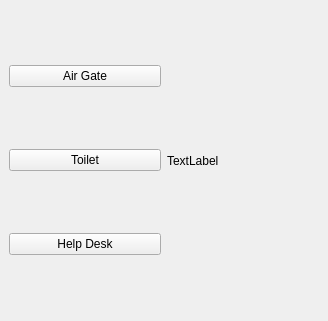
<?xml version="1.0" encoding="UTF-8"?>
<ui version="4.0">
 <class>MainWindowDesign</class>
 <widget class="QMainWindow" name="MainWindowDesign">
  <property name="geometry">
   <rect>
    <x>0</x>
    <y>0</y>
    <width>328</width>
    <height>321</height>
   </rect>
  </property>
  <property name="windowTitle">
   <string>QRosApp</string>
  </property>
  <property name="windowIcon">
   <iconset resource="../resources/images.qrc">
    <normaloff>:/images/icon.png</normaloff>:/images/icon.png</iconset>
  </property>
  <property name="locale">
   <locale language="English" country="Australia"/>
  </property>
  <widget class="QWidget" name="centralwidget">
   <layout class="QHBoxLayout">
    <item>
     <layout class="QVBoxLayout" name="menu">
      <item>
       <widget class="QPushButton" name="airGateBtn">
        <property name="text">
         <string>Air Gate</string>
        </property>
       </widget>
      </item>
      <item>
       <widget class="QPushButton" name="toiletBtn">
        <property name="text">
         <string>Toilet</string>
        </property>
       </widget>
      </item>
      <item>
       <widget class="QPushButton" name="helpDeskBtn">
        <property name="text">
         <string>Help Desk</string>
        </property>
       </widget>
      </item>
     </layout>
    </item>
    <item>
     <widget class="QLabel" name="img">
      <property name="text">
       <string>TextLabel</string>
      </property>
     </widget>
    </item>
   </layout>
  </widget>
  <action name="action_Quit">
   <property name="text">
    <string>&amp;Quit</string>
   </property>
   <property name="shortcut">
    <string>Ctrl+Q</string>
   </property>
   <property name="shortcutContext">
    <enum>Qt::ApplicationShortcut</enum>
   </property>
  </action>
  <action name="action_Preferences">
   <property name="text">
    <string>&amp;Preferences</string>
   </property>
  </action>
  <action name="actionAbout">
   <property name="text">
    <string>&amp;About</string>
   </property>
  </action>
  <action name="actionAbout_Qt">
   <property name="text">
    <string>About &amp;Qt</string>
   </property>
  </action>
 </widget>
 <resources>
  <include location="../resources/images.qrc"/>
 </resources>
 <connections>
  <connection>
   <sender>action_Quit</sender>
   <signal>triggered()</signal>
   <receiver>MainWindowDesign</receiver>
   <slot>close()</slot>
   <hints>
    <hint type="sourcelabel">
     <x>-1</x>
     <y>-1</y>
    </hint>
    <hint type="destinationlabel">
     <x>399</x>
     <y>299</y>
    </hint>
   </hints>
  </connection>
 </connections>
</ui>
